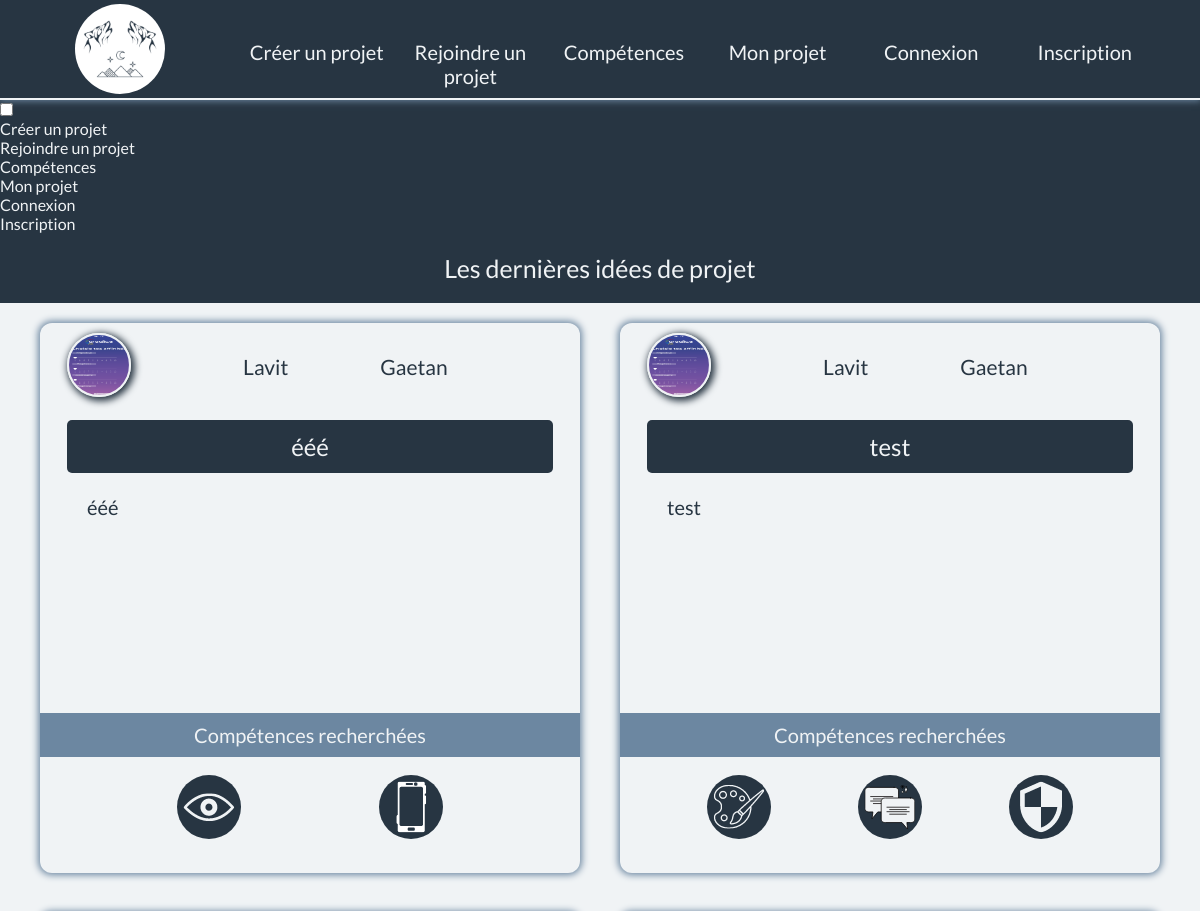
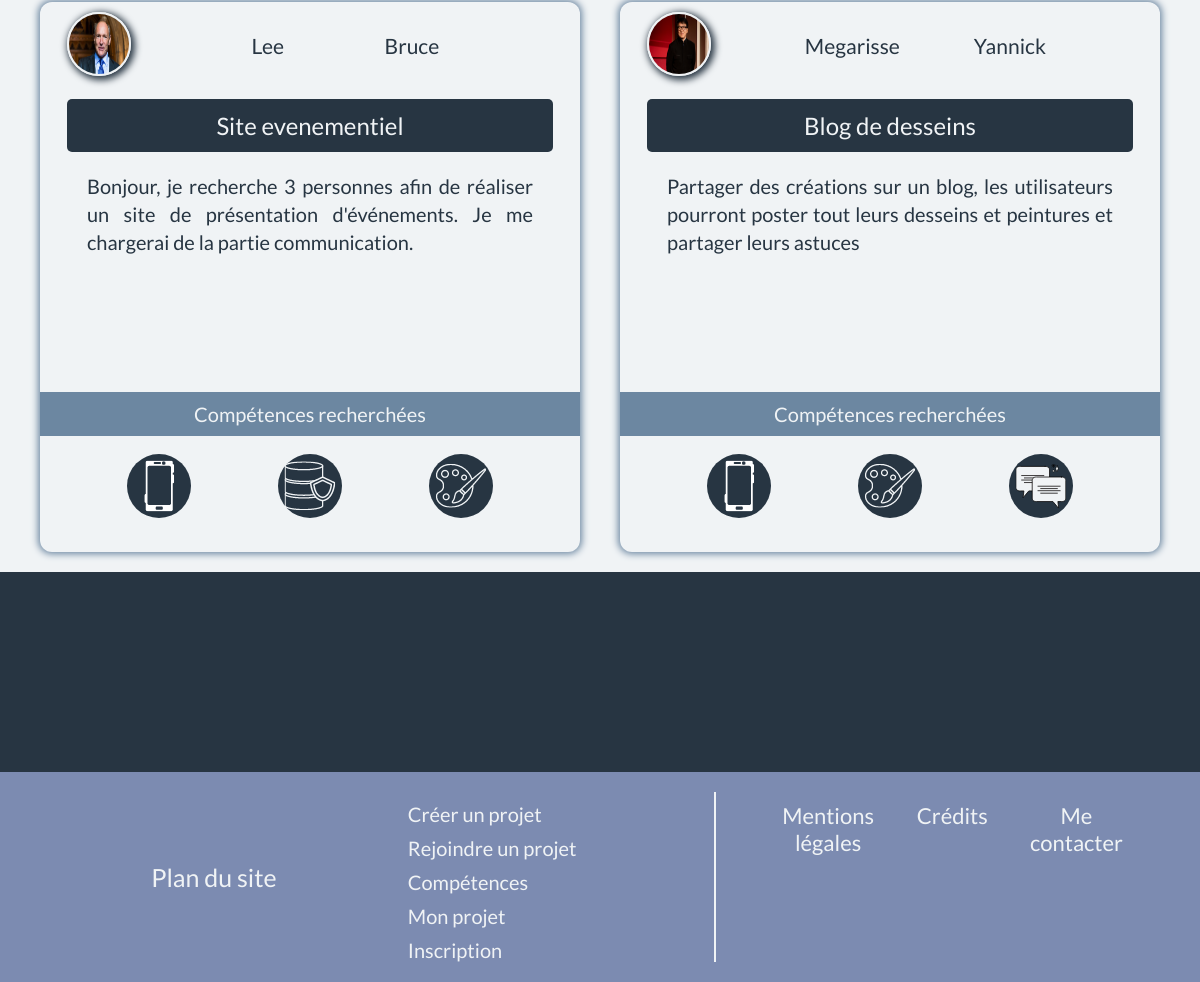
The app's page /accueil.php with its own data (2 pictures, top to bottom).
### tables this page shows
CREATE TABLE `projet` (
  `id` int(11) NOT NULL,
  `id_chef` int(11) NOT NULL,
  `photo_profil` varchar(255) DEFAULT NULL,
  `nom` varchar(255) NOT NULL,
  `prenom` varchar(255) NOT NULL,
  `titre` varchar(100) NOT NULL,
  `description` text NOT NULL,
  `graphiste` int(11) DEFAULT NULL,
  `dev_front` int(11) DEFAULT NULL,
  `dev_mobile` int(11) DEFAULT NULL,
  `dev_back` int(11) DEFAULT NULL,
  `web_designer` int(11) DEFAULT NULL,
  `social` int(11) DEFAULT NULL,
  `expert` int(11) DEFAULT NULL,
  `date_publication` date DEFAULT NULL
);

### accueil.php (the view, shortened to what this page needs)
<!DOCTYPE html>
<html lang="fr">
<head>
    <link rel="stylesheet" href="style.css">
</head>
<body>
    <?php
    if (isset($_SESSION['id'])) {
        include('logged_menu.php');
    } else {
        include('menu.php');
    }
    ?>
<h1>Les dernières idées de projet</h1>
    <div class="liste_projet">
        <?php
        $bdd = new PDO('mysql:host=127.0.0.1;dbname=mydevteam;charset=utf8', 'phpmyadmin', 'Workout974!', array(PDO::ATTR_ERRMODE => PDO::ERRMODE_EXCEPTION));
        $reponse = $bdd->query('SELECT * FROM projet ORDER BY id DESC LIMIT 4');
        while ($donnees = $reponse->fetch()) {
            echo '<div class="projet_carte">';
            echo '<div class="projet_chef">';
            echo '<a href="profil.php?id=' . $donnees['id_chef'] . '"><img class="projet_profil_logo" src="upload/' . $donnees['photo_profil'] . '" alt=""></a>';
            echo '<div class="projet_noms">';
            echo '<h3>' . $donnees['nom'] . '</h3>';
            echo '<h3>' . $donnees['prenom'] . '</h3>';
            echo '</div>';
            echo '</div>';
            echo '<div class="projet_infos">';
            echo '<h2 class="projet_titre">' . $donnees['titre'] . '</h2>';
            echo '<p class="projet_description">' . $donnees['description'] . '</p>';
            echo '</div>';
            echo '<div class="projet_tip">Compétences recherchées</div>';
            echo '<div class="projet_competence">';
            if ($donnees['dev_front'] == 1) {
                echo '<img class="projet_competence_logo" src="image/dev_front.png" alt="">';
            }
            if ($donnees['dev_mobile'] == 1) {
                echo '<img class="projet_competence_logo" src="image/dev_mobile.png" alt="">';
            }
            if ($donnees['dev_back'] == 1) {
                echo '<img class="projet_competence_logo" src="image/dev_back.png" alt="">';
            }
            if ($donnees['web_designer'] == 1) {
                echo '<img class="projet_competence_logo" src="image/web_designer.png" alt="">';
            }
            if ($donnees['social'] == 1) {
                echo '<img class="projet_competence_logo" src="image/social.png" alt="">';
            }
            if ($donnees['expert'] == 1) {
                echo '<img class="projet_competence_logo" src="image/cyber.png" alt="">';
            }
            echo '</div>';
            echo '</div>';
        }
        ?>
    </div>
    <?php
    include('footer.php');
    ?>
</body>
</html>

### menu.php (shortened to what this page needs)
<div class="menu">
    <div class="menu_logo">
       <a href="index.php"><img id="menu_logo" src="image/logo.png" alt="logo du site"></a>
    </div>
    <div class="menu_liens">
        <ul class="liens_liste">
            <li><a href="creer_projet.php">Créer un projet</a></li>
            <li><a href="liste_projet.php">Rejoindre un projet</a></li>
            <li><a href="competence.php">Compétences</a></li>
            <li><a href="mon_projet.php">Mon projet</a></li>
            <li><a href="connexion_membre.php">Connexion</a></li>
            <li><a href="inscription_membre.php">Inscription</a></li>
        </ul>
    </div>
</div>
<div class="mobile_menu">
<nav role="navigation">
  <div id="menuToggle">
    <input type="checkbox" />
    <ul id="menu">
      <a href="creer_projet.php"><li>Créer un projet</li></a>
      <a href="liste_projet.php"><li>Rejoindre un projet</li></a>
      <a href="competence.php"><li>Compétences</li></a>
      <a href="mon_projet.php"><li>Mon projet</li></a>
      <a href="connexion_membre.php"><li>Connexion</li></a>
      <a href="inscription_membre.php"><li>Inscription</li></a></a>
    </ul>
  </div>
</nav>
</div>

### footer.php
<footer>
    <div class="footer">
        <div class="footer_plan">
            <h3 class="plan_titre">Plan du site</h3>
            <ul class="plan_liste">
            <li><a href="creer_projet.php">Créer un projet</a></li>
            <li><a href="liste_projet.php">Rejoindre un projet</a></li>
            <li><a href="competence.php">Compétences</a></li>
            <li><a href="#">Mon projet</a></li>
            <li><a href="inscription_membre.php">Inscription</a></li>
        </ul></div>
        <div class="footer_infos">
            <ul class="infos_liste">
                <li>Mentions légales</li>
                <li>Crédits</li>
                <li>Me contacter</li>
            </ul>
        </div>
    </div>
</footer>

### style.css (style rules this page uses)
* { margin: 0; padding: 0; box-sizing: border-box; font-family: "lato"; }
body { background-color: #273542; }
a { text-decoration: none; color: #F0F3F5; }
.menu { width: 100%; height: 100px; background-color: #273542; display: flex; border-bottom: 2px solid #F0F3F5; box-shadow: 0 0 7px 1px #6C87A1; }
.menu_logo { width: 20%; display: flex; justify-content: center; align-items: center; height: 100px; }
#menu_logo { transition: .3s; width: 90px; border-radius: 50%; }
.menu_liens { width: 80%; height: 100px; }
.liens_liste li { transition: .3s; float: left; width: 16%; list-style-type: none; font-size: 20px; color: #F0F3F5; text-align: center; padding: 40px 0; }
.footer { margin-top: 200px; width: 100%; height: auto; background-color: #7c8bb1; display: flex; padding: 20px; }
.footer_plan { width: 60%; display: flex; justify-content: space-evenly; align-items: center; border-right: 2px solid #F0F3F5; }
.plan_titre { color: #F0F3F5; font-size: 25px; }
.plan_liste li { transition: .3s; list-style-type: none; width: 175px; font-size: 20px; margin-top: 10px; }
.footer_infos { width: 40%; padding-left: 50px; }
.infos_liste li { transition: .3s; width: 30%; float: left; list-style-type: none; text-align: center; color: #F0F3F5; font-size: 22px; padding: 10px 0 10px 0; }
h1 { margin-top: 40px; margin: 20px; text-align: center; color: #F0F3F5; font-size: 25px; font-weight: normal; }
.liste_projet { width: 100%; height: auto; margin: 0px auto 50px auto; justify-content: space-evenly; align-items: flex-start; display: flex; flex-direction: row; flex-wrap: wrap; background-color: #F0F3F5; }
.projet_carte { width: 45%; height: 550px; background: #f0f3f5; border-radius: 12px; margin: 20px 0; box-shadow: 0px 0px 7px 2px #6C87A1; }
.projet_competence { width: 100%; height: 100px; display: flex; justify-content: space-evenly; align-items: center; flex-wrap: wrap; }
.projet_competence_logo { width: 64px; height: 64px; border-radius: 50%; }
.projet_profil_logo { transition: .3s ease-in-out; width: 64px; height: 64px; border-radius: 50%; box-shadow: 2px 2px 7px 2px #273542; border: 2px solid #f0f3f5; }
.projet_chef { width: 90%; height: auto; margin: 10px auto 10px auto; display: flex; }
.projet_noms { display: flex; align-items: center; margin-left: 20px; justify-content: space-evenly; width: 80%; color: #273542; font-size: 18px; }
h3 { font-weight: normal; }
.projet_titre { font-weight: normal; color: #F0F3F5; width: 90%; margin: 20px auto 20px auto; text-align: center; background-color: #273542; padding: 12px; border-radius: 5px; }
.projet_description { width: 90%; margin: 20px auto 20px auto; color: #273542; line-height: 28px; height: 200px; overflow: hidden; padding: 0 20px; text-align: justify; font-size: 20px; }
.projet_tip { margin: auto; text-align: center; color: #273542; font-size: 20px; background-color: #6C87A1; color: #F0F3F5; padding: 10px; }

### records on screen
projet: photo_profil (picture), nom "Lavit", prenom "Gaetan", titre "ééé", description "ééé", dev_front 1 (drawn), dev_mobile 1 (drawn)
projet: photo_profil (picture), nom "Lavit", prenom "Gaetan", titre "test", description "test", web_designer 1 (drawn), social 1 (drawn), expert 1 (drawn)
projet: photo_profil (picture), nom "Lee", prenom "Bruce", titre "Site evenementiel", description "Bonjour, je recherche 3 personnes afin de réaliser un site de présentation d'événements. Je me chargerai de la partie communication.", dev_mobile 1 (drawn), dev_back 1 (drawn), web_designer 1 (drawn)
projet: photo_profil (picture), nom "Megarisse", prenom "Yannick", titre "Blog de desseins", description "Partager des créations sur un blog, les utilisateurs pourront poster tout leurs desseins et peintures et partager leurs astuces", dev_mobile 1 (drawn), web_designer 1 (drawn), social 1 (drawn)
